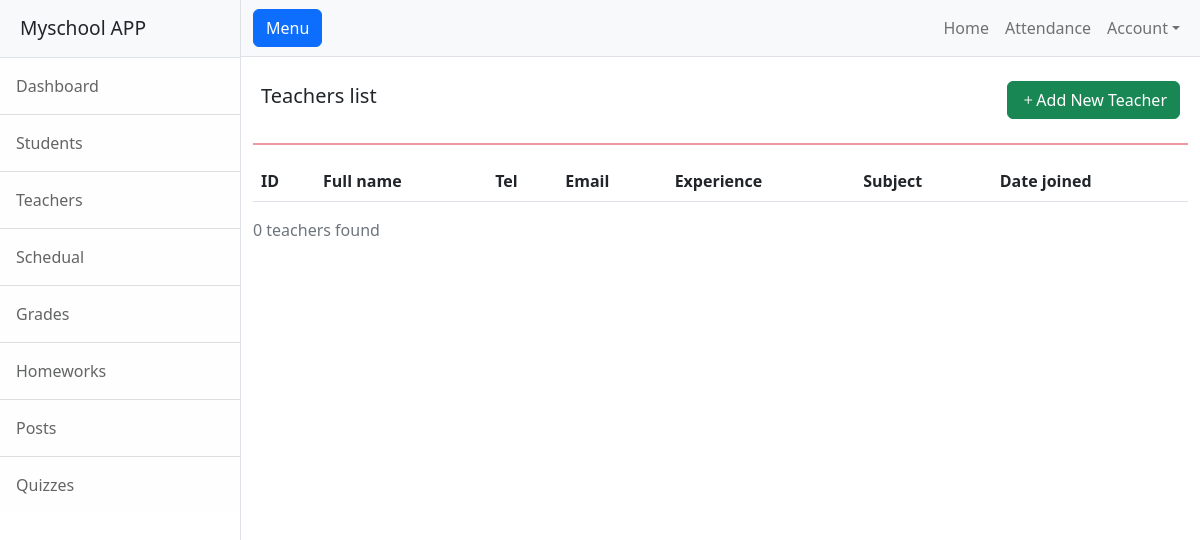
The app's page /teacher, older data.
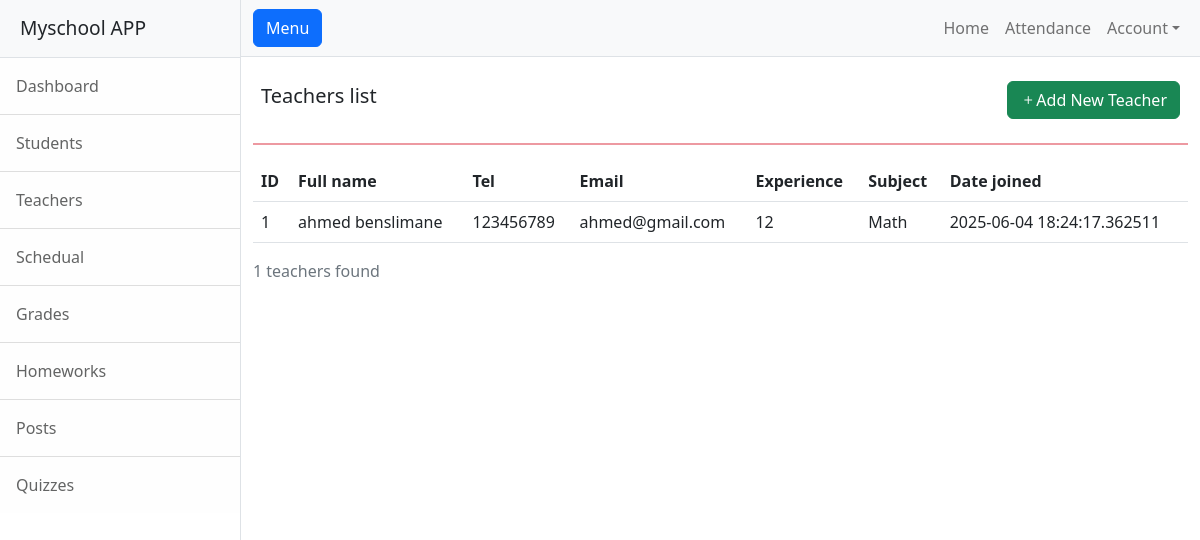
The same page, newer data.
### app.py (models this page shows)
class Teacher(db.Model):
    fullname = CharField()
    tel = CharField()
    email = CharField(unique=True)
    experience = IntegerField()
    subject = CharField()
    joining_date = DateTimeField(default=datetime.now, formats='%Y-%m-%d %H:%M:%S')
    class Meta:
        database = db

### app.py (the view)
@app.route('/teacher')
def teachers_list():
    query = Teacher.select()
    counter = query.count()
    return render_template('teacher.html', teachers = query, counter = counter)

### templates/teacher.html (shortened to what this page needs)
{% extends "base.html" %}
{% block content %}
<div class="d-flex justify-content-between align-items-center p-2">
        <h5>Teachers list</h5>
        <a href="{{ url_for('add_teacher') }}" class="btn btn-success" type="submit"><i class="bi bi-plus"></i>Add New Teacher </a>
</div>
<hr class="border border-danger border-1 opacity-50">
<table class="table">
    <thead>
      <tr>
        <th scope="col">ID</th>
        <th scope="col">Full name</th>
        <th scope="col">Tel</th>
        <th scope="col">Email</th>
        <th scope="col">Experience</th>
        <th scope="col">Subject</th>
        <th scope="col">Date joined</th>
      </tr>
    </thead>
    <tbody>
      {% for prof in teachers %}
        <tr>
          <td>{{ prof.id }}</td>
          <td>{{ prof.fullname }}</td>
          <td>{{ prof.tel }}</td>
          <td>{{ prof.email }}</td>
          <td>{{ prof.experience }}</td>
          <td>{{ prof.subject }}</td>
          <td>{{ prof.joining_date }}</td>
        </tr>
      {% endfor %}
    </tbody>
  </table>
<p class="text-muted">{{ counter }} teachers found</p>
{% endblock content %}

### templates/base.html (shortened to what this page needs)
<!DOCTYPE html>
<html lang="en">
    <head>
        <link href="{{ url_for('static', filename='css/styles.css') }}" rel="stylesheet" />
        <link rel="stylesheet" href="https://cdn.jsdelivr.net/npm/bootstrap-icons@1.11.3/font/bootstrap-icons.min.css">
    </head>
    <body>
        <div class="d-flex" id="wrapper">
            <div class="border-end bg-white" id="sidebar-wrapper">
                <div class="sidebar-heading border-bottom bg-light">Myschool APP</div>
                <div class="list-group list-group-flush">
                    <a class="list-group-item list-group-item-action list-group-item-light p-3" href="{{ url_for('home') }}">Dashboard</a>
                    <a class="list-group-item list-group-item-action list-group-item-light p-3" href="{{  url_for('student_list') }}">Students</a>
                    <a class="list-group-item list-group-item-action list-group-item-light p-3" href="{{  url_for('teachers_list') }}">Teachers</a>
                    <a class="list-group-item list-group-item-action list-group-item-light p-3" href="{{  url_for('schedual') }}">Schedual</a>
                    <a class="list-group-item list-group-item-action list-group-item-light p-3" href="#!">Grades</a>
                    <a class="list-group-item list-group-item-action list-group-item-light p-3" href="#!">Homeworks</a>
                    <a class="list-group-item list-group-item-action list-group-item-light p-3" href="#!">Posts</a>
                    <a class="list-group-item list-group-item-action list-group-item-light p-3" href="#!">Quizzes</a>
                </div>
            </div>
            <div id="page-content-wrapper">
                <nav class="navbar navbar-expand-lg navbar-light bg-light border-bottom">
                    <div class="container-fluid">
                        <button class="btn btn-primary" id="sidebarToggle">Menu</button>
                        <div class="collapse navbar-collapse" id="navbarSupportedContent">
                            <ul class="navbar-nav ms-auto mt-2 mt-lg-0">
                                <li class="nav-item active"><a class="nav-link" href="#!">Home</a></li>
                                <li class="nav-item"><a class="nav-link" href="#!">Attendance</a></li>
                                <li class="nav-item dropdown">
                                    <a class="nav-link dropdown-toggle" id="navbarDropdown" href="#" role="button" data-bs-toggle="dropdown" aria-haspopup="true" aria-expanded="false">Account</a>
                                </li>
                            </ul>
                        </div>
                    </div>
                </nav>
                <div class="container-fluid">
                    <div class="row p-2">
                    </div>
                    {% block content %}{% endblock content %}
                </div>
            </div>
        </div>
    </body>
</html>

Row changes from the older to the newer data that the page shows:
added Teacher: id "1", fullname "ahmed benslimane", tel "123456789", email "ahmed@gmail.com", experience "12", subject "Math", joining_date "2025-06-04 18:24:17.362511"
Text that changed along with them:
{{ counter }}: "0" → "1"
